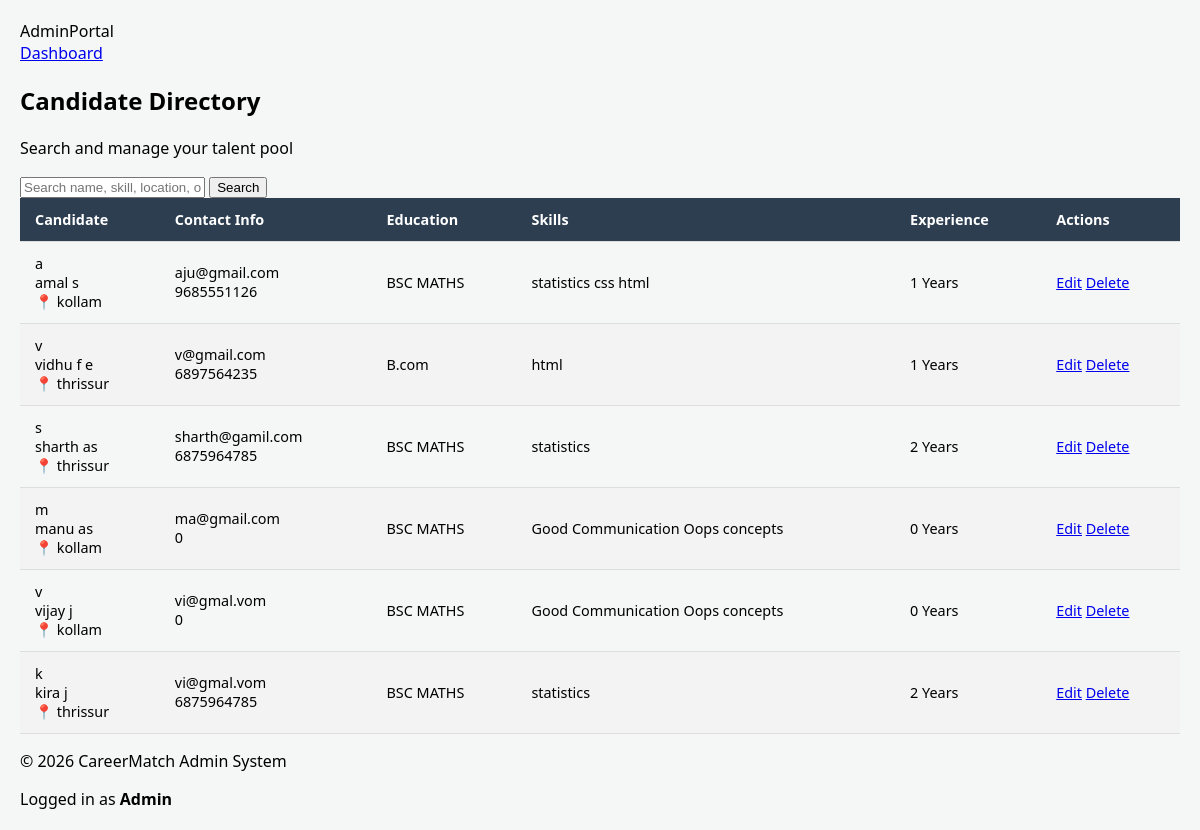
Page /view_user_pro_admin on the committed database.
### final_app/models.py (models this page shows)
class detail_of_jobseeker(models.Model):
     user = models.OneToOneField(User, on_delete=models.CASCADE, null=True)
     f_name=models.CharField(max_length=200)
     l_name=models.CharField(max_length=200)
     email=models.EmailField()
     dob=models.DateField(null=True, blank=True)
     phonenumber=models.IntegerField(null=True, blank=True)
     location=models.CharField(max_length=200)
     lat_quali=models.CharField(max_length=200)
     skill=models.CharField(max_length=200)
     year_of_exp=models.IntegerField(null=True, blank=True)
     img=models.ImageField(upload_to="image/",null=True)
     def get_skills_list(self):
        if self.skill:
            return [s.strip() for s in self.skill.split(',')]
        return []

### final_app/views.py (the view, shortened to what this page needs)
# urls.py: path('view_user_pro_admin',views.view_user_pro_admin,name='view_user_pro_admin'),
def view_user_pro_admin(request):
    query = request.GET.get('search')
    jobseekers = detail_of_jobseeker.objects.all()
    return render(request, 'view_user_pro_admin.html', {
        'a': jobseekers,
        'search_query': query
    })

### final_app/templates/view_user_pro_admin.html (shortened to what this page needs)
<!DOCTYPE html>
<html lang="en">
<head>
    {% load static %}
    <link rel="stylesheet" href="{% static 'css/view_user_pro_adimin.css' %}">
</head>
<body>
    <nav class="admin-nav">
        <div class="nav-content">
            <div class="logo">Admin<span>Portal</span></div>
            <div class="nav-links">
                <a href="{% url 'adminfront_load' %}">Dashboard</a>
            </div>
        </div>
    </nav>
    <div class="container">
        <section class="control-bar">
            <div class="header-text">
                <h1>Candidate Directory</h1>
                <p>Search and manage your talent pool</p>
            </div>
            <div class="search-container">
                <form method="GET" action="{% url 'view_user_pro_admin' %}" class="search-form">
                    <div class="search-wrapper">
                        <input type="text" name="search" placeholder="Search name, skill, location, or experience..." value="{{ search_query|default:'' }}">
                        <button type="submit" class="btn-search">Search</button>
                    </div>
                </form>
            </div>
        </section>
        <div class="table-card">
            <table class="styled-table">
                <thead>
                    <tr>
                        <th>Candidate</th>
                        <th>Contact Info</th>
                        <th>Education</th>
                        <th>Skills</th>
                        <th>Experience</th>
                        <th>Actions</th>
                    </tr>
                </thead>
                <tbody>
                    {% for i in a %}
                    <tr>
                        <td>
                            <div class="name-box">
                                <span class="avatar-initial">{{ i.f_name|slice:":1" }}</span>
                                <div>
                                    <div class="full-name">{{ i.f_name }} {{ i.l_name }}</div>
                                    <div class="location-text">📍 {{ i.location }}</div>
                                </div>
                            </div>
                        </td>
                        <td>
                            <div class="email-text">{{ i.email }}</div>
                            <div class="phone-text">{{ i.phonenumber }}</div>
                        </td>
                        <td>
                            <div class="badge-quali">{{ i.lat_quali }}</div>
                        </td>
                        <td>
                            <div class="skill-container">
                                {% for s in i.get_skills_list %}
                                    <span class="skill-pill">{{ s }}</span>
                                {% empty %}
                                    <span class="no-skill">No skills added</span>
                                {% endfor %}
                            </div>
                        </td>
                        <td>
                            <div class="exp-count">{{ i.year_of_exp }} Years</div>
                        </td>
                        <td class="action-cell">
                            <a href="{% url 'view_user_pro_admin_edit' i.id %}" class="edit-btn">Edit</a>
                            <a href="{% url 'view_user_pro_admin_delete' i.id %}" class="delete-btn" onclick="return confirm('Confirm delete? This action cannot be undone.');">Delete</a>
                        </td>
                    </tr>
                    {% endfor %}
                </tbody>
            </table>
        </div>
    </div>
    <footer class="admin-footer">
        <div class="footer-content">
            <p>&copy; 2026 CareerMatch Admin System</p>
            <div class="footer-links">
                <span>Logged in as <strong>Admin</strong></span>
            </div>
        </div>
    </footer>
</body>
</html>

### static/css/view_user_pro_adimin.css (style rules this page uses)
body { font-family: 'Segoe UI', Tahoma, Geneva, Verdana, sans-serif; background-color: #f4f7f6; margin: 0; padding: 20px; }
.container { max-width: 1200px; margin: 0 auto; }
.styled-table { width: 100%; border-collapse: collapse; font-size: 0.9em; }
.styled-table thead tr { background-color: #2c3e50; color: #ffffff; text-align: left; }
.styled-table th, .styled-table td { padding: 12px 15px; border-bottom: 1px solid #dddddd; }
.styled-table tbody tr:nth-of-type(even) { background-color: #f3f3f3; }

### rows in the picture
detail_of_jobseeker: f_name "a", f_name "amal", l_name "s", location "kollam", email "aju@gmail.com", phonenumber "9685551126", lat_quali "BSC MATHS", get_skills_list "statistics" "css" "html", year_of_exp "1"
detail_of_jobseeker: f_name "v", f_name "vidhu f", l_name "e", location "thrissur", email "v@gmail.com", phonenumber "6897564235", lat_quali "B.com", get_skills_list "html", year_of_exp "1"
detail_of_jobseeker: f_name "s", f_name "sharth", l_name "as", location "thrissur", email "sharth@gamil.com", phonenumber "6875964785", lat_quali "BSC MATHS", get_skills_list "statistics", year_of_exp "2"
detail_of_jobseeker: f_name "m", f_name "manu", l_name "as", location "kollam", email "ma@gmail.com", phonenumber "0", lat_quali "BSC MATHS", get_skills_list "Good Communication" "Oops concepts", year_of_exp "0"
detail_of_jobseeker: f_name "v", f_name "vijay", l_name "j", location "kollam", email "vi@gmal.vom", phonenumber "0", lat_quali "BSC MATHS", get_skills_list "Good Communication" "Oops concepts", year_of_exp "0"
detail_of_jobseeker: f_name "k", f_name "kira", l_name "j", location "thrissur", email "vi@gmal.vom", phonenumber "6875964785", lat_quali "BSC MATHS", get_skills_list "statistics", year_of_exp "2"
